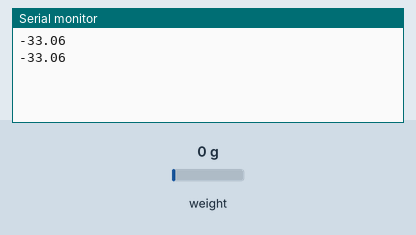
The sketch below on a simulated Arduino Uno, built with avr-gcc and run on an emulated ATmega328P. Shown: the last lines printed to the serial monitor. Inputs (shaded band) come from the test bench; at power-on: weight on the scale 0 g.

Above: at 6.0 s.
6.1 s: weight on the scale set to 100 g
At 11.6 s:
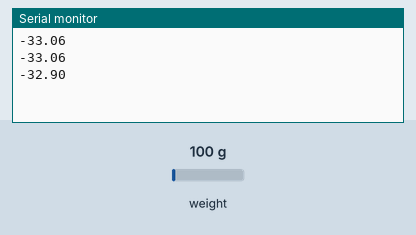
12.2 s: weight on the scale set to 1250 g
At 16.7 s:
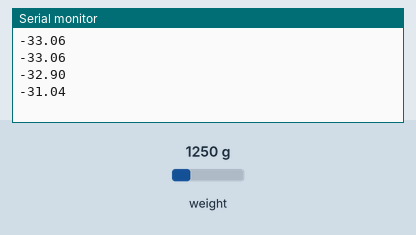
Timing chart, 0 to 18.2 s (numbered marks = the images above; inputs shaded):
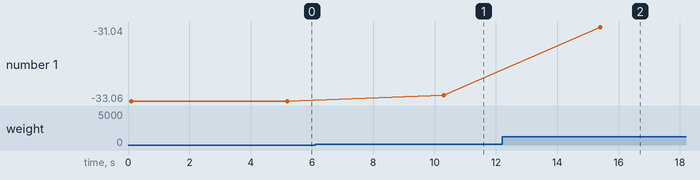

The sketch:

cbes_test1_huskeflusk.ino
```cpp
 #include <Q2HX711.h>

const byte hx711_data_pin = 16;
const byte hx711_clock_pin = 4;
Q2HX711 hx711(hx711_data_pin,hx711_clock_pin);

void setup() {
  Serial.begin(9600);

}
void loop() {
  float raw = 0;
  float data2 = 0;
  float mili_volt = 0;
  float iradiance = 0;

  raw = hx711.read()/100.0;
  data2 = raw - 85986;
  mili_volt = data2/2600.859;
  iradiance = (mili_volt/10.4)*1000;
  //Serial.println(iradiance);
  Serial.println(mili_volt);
  //Serial.println(hx711.read()/100.0);
  delay(5000);


}
```

Measured:
- after the input at 6.1 s, the serial monitor: prints a new line after 4.2 s (image 1)
- after the input at 12.2 s, the serial monitor: prints a new line after 3.2 s (image 2)
- plotted number 1: -33.06 → -32.9 after the input at 6.1 s, -32.9 → -31.04 after the input at 12.2 s
